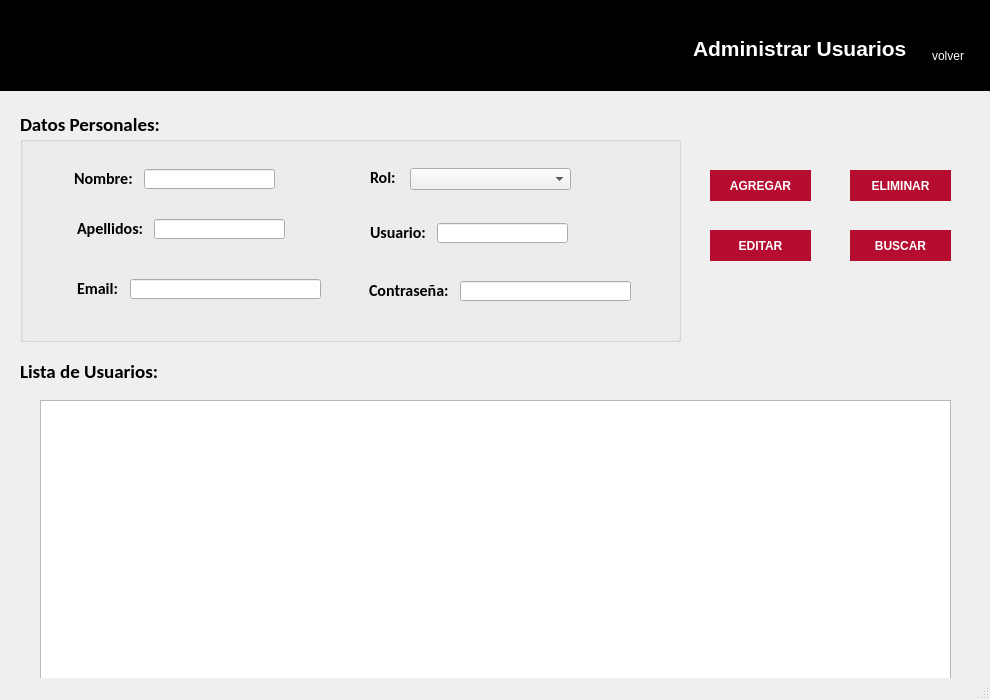
<?xml version="1.0" encoding="UTF-8"?>
<ui version="4.0">
 <class>MainWindow</class>
 <widget class="QMainWindow" name="MainWindow">
  <property name="geometry">
   <rect>
    <x>0</x>
    <y>0</y>
    <width>990</width>
    <height>700</height>
   </rect>
  </property>
  <property name="minimumSize">
   <size>
    <width>990</width>
    <height>700</height>
   </size>
  </property>
  <property name="maximumSize">
   <size>
    <width>990</width>
    <height>700</height>
   </size>
  </property>
  <property name="windowTitle">
   <string>Sistema Académico UTP - Administrar Usuarios</string>
  </property>
  <property name="windowIcon">
   <iconset>
    <normaloff>Img/icono.jpg</normaloff>Img/icono.jpg</iconset>
  </property>
  <widget class="QWidget" name="centralwidget">
   <widget class="QWidget" name="widget" native="true">
    <property name="geometry">
     <rect>
      <x>0</x>
      <y>0</y>
      <width>991</width>
      <height>91</height>
     </rect>
    </property>
    <property name="styleSheet">
     <string notr="true">background-color: rgb(0, 0, 0);</string>
    </property>
    <widget class="QLabel" name="logo_2">
     <property name="geometry">
      <rect>
       <x>20</x>
       <y>30</y>
       <width>111</width>
       <height>41</height>
      </rect>
     </property>
     <property name="text">
      <string/>
     </property>
     <property name="pixmap">
      <pixmap>../../Proyecto/Gestion_Alumnos/UI/img/icono.png</pixmap>
     </property>
     <property name="scaledContents">
      <bool>true</bool>
     </property>
    </widget>
    <widget class="QWidget" name="layoutWidget">
     <property name="geometry">
      <rect>
       <x>693</x>
       <y>20</y>
       <width>281</width>
       <height>57</height>
      </rect>
     </property>
     <layout class="QHBoxLayout" name="horizontalLayout">
      <property name="spacing">
       <number>15</number>
      </property>
      <item>
       <widget class="QLabel" name="label_10">
        <property name="text">
         <string>&lt;html&gt;&lt;head/&gt;&lt;body&gt;&lt;p&gt;&lt;span style=&quot; font-size:16pt; font-weight:600; color:#ffffff;&quot;&gt;Administrar Usuarios&lt;/span&gt;&lt;/p&gt;&lt;/body&gt;&lt;/html&gt;</string>
        </property>
       </widget>
      </item>
      <item>
       <layout class="QVBoxLayout" name="verticalLayout">
        <property name="spacing">
         <number>0</number>
        </property>
        <item>
         <widget class="QPushButton" name="btnVolver">
          <property name="cursor">
           <cursorShape>PointingHandCursor</cursorShape>
          </property>
          <property name="styleSheet">
           <string notr="true">background-color: none;
border:none</string>
          </property>
          <property name="icon">
           <iconset>
            <normaloff>../../Proyecto/Gestion_Alumnos/UI/img/cerrarSesion.png</normaloff>../../Proyecto/Gestion_Alumnos/UI/img/cerrarSesion.png</iconset>
          </property>
          <property name="iconSize">
           <size>
            <width>35</width>
            <height>35</height>
           </size>
          </property>
         </widget>
        </item>
        <item>
         <widget class="QLabel" name="txtSalir">
          <property name="cursor">
           <cursorShape>PointingHandCursor</cursorShape>
          </property>
          <property name="styleSheet">
           <string notr="true">color: rgb(255, 255, 255);</string>
          </property>
          <property name="text">
           <string>volver</string>
          </property>
          <property name="alignment">
           <set>Qt::AlignCenter</set>
          </property>
         </widget>
        </item>
       </layout>
      </item>
     </layout>
    </widget>
   </widget>
   <widget class="QGroupBox" name="groupBox">
    <property name="geometry">
     <rect>
      <x>20</x>
      <y>111</y>
      <width>661</width>
      <height>231</height>
     </rect>
    </property>
    <property name="font">
     <font>
      <family>Calibri</family>
      <pointsize>14</pointsize>
      <weight>75</weight>
      <bold>true</bold>
     </font>
    </property>
    <property name="title">
     <string>Datos Personales:</string>
    </property>
    <widget class="QLabel" name="label">
     <property name="geometry">
      <rect>
       <x>350</x>
       <y>112</y>
       <width>60</width>
       <height>19</height>
      </rect>
     </property>
     <property name="font">
      <font>
       <pointsize>12</pointsize>
      </font>
     </property>
     <property name="text">
      <string>Usuario:</string>
     </property>
    </widget>
    <widget class="QLabel" name="label_3">
     <property name="geometry">
      <rect>
       <x>350</x>
       <y>57</y>
       <width>26</width>
       <height>19</height>
      </rect>
     </property>
     <property name="font">
      <font>
       <pointsize>12</pointsize>
      </font>
     </property>
     <property name="text">
      <string>Rol:</string>
     </property>
    </widget>
    <widget class="QLabel" name="label_4">
     <property name="geometry">
      <rect>
       <x>57</x>
       <y>168</y>
       <width>41</width>
       <height>19</height>
      </rect>
     </property>
     <property name="font">
      <font>
       <pointsize>12</pointsize>
      </font>
     </property>
     <property name="text">
      <string>Email:</string>
     </property>
    </widget>
    <widget class="QLineEdit" name="txtUsuario">
     <property name="geometry">
      <rect>
       <x>417</x>
       <y>112</y>
       <width>131</width>
       <height>20</height>
      </rect>
     </property>
     <property name="font">
      <font>
       <pointsize>12</pointsize>
       <weight>50</weight>
       <bold>false</bold>
      </font>
     </property>
     <property name="text">
      <string/>
     </property>
    </widget>
    <widget class="QLineEdit" name="txtEmail">
     <property name="geometry">
      <rect>
       <x>110</x>
       <y>168</y>
       <width>191</width>
       <height>20</height>
      </rect>
     </property>
     <property name="font">
      <font>
       <pointsize>12</pointsize>
       <weight>50</weight>
       <bold>false</bold>
      </font>
     </property>
     <property name="text">
      <string/>
     </property>
    </widget>
    <widget class="QComboBox" name="cmbRol">
     <property name="geometry">
      <rect>
       <x>390</x>
       <y>57</y>
       <width>161</width>
       <height>22</height>
      </rect>
     </property>
     <property name="font">
      <font>
       <pointsize>12</pointsize>
       <weight>50</weight>
       <bold>false</bold>
      </font>
     </property>
    </widget>
    <widget class="QLabel" name="label_17">
     <property name="geometry">
      <rect>
       <x>349</x>
       <y>170</y>
       <width>81</width>
       <height>19</height>
      </rect>
     </property>
     <property name="font">
      <font>
       <pointsize>12</pointsize>
      </font>
     </property>
     <property name="text">
      <string>Contraseña:</string>
     </property>
    </widget>
    <widget class="QLineEdit" name="txtPassword">
     <property name="geometry">
      <rect>
       <x>440</x>
       <y>170</y>
       <width>171</width>
       <height>20</height>
      </rect>
     </property>
     <property name="font">
      <font>
       <pointsize>12</pointsize>
       <weight>50</weight>
       <bold>false</bold>
      </font>
     </property>
     <property name="text">
      <string/>
     </property>
     <property name="echoMode">
      <enum>QLineEdit::Password</enum>
     </property>
    </widget>
    <widget class="QLabel" name="label_12">
     <property name="geometry">
      <rect>
       <x>54</x>
       <y>58</y>
       <width>60</width>
       <height>19</height>
      </rect>
     </property>
     <property name="font">
      <font>
       <pointsize>12</pointsize>
      </font>
     </property>
     <property name="text">
      <string>Nombre:</string>
     </property>
    </widget>
    <widget class="QLineEdit" name="txtNombre">
     <property name="geometry">
      <rect>
       <x>124</x>
       <y>58</y>
       <width>131</width>
       <height>20</height>
      </rect>
     </property>
     <property name="font">
      <font>
       <pointsize>12</pointsize>
       <weight>50</weight>
       <bold>false</bold>
      </font>
     </property>
     <property name="text">
      <string/>
     </property>
    </widget>
    <widget class="QLabel" name="label_13">
     <property name="geometry">
      <rect>
       <x>57</x>
       <y>108</y>
       <width>67</width>
       <height>19</height>
      </rect>
     </property>
     <property name="font">
      <font>
       <pointsize>12</pointsize>
      </font>
     </property>
     <property name="text">
      <string>Apellidos:</string>
     </property>
    </widget>
    <widget class="QLineEdit" name="txtApellido">
     <property name="geometry">
      <rect>
       <x>134</x>
       <y>108</y>
       <width>131</width>
       <height>20</height>
      </rect>
     </property>
     <property name="font">
      <font>
       <pointsize>12</pointsize>
       <weight>50</weight>
       <bold>false</bold>
      </font>
     </property>
     <property name="text">
      <string/>
     </property>
    </widget>
   </widget>
   <widget class="QPushButton" name="btnEditar">
    <property name="geometry">
     <rect>
      <x>710</x>
      <y>230</y>
      <width>101</width>
      <height>31</height>
     </rect>
    </property>
    <property name="font">
     <font>
      <weight>75</weight>
      <bold>true</bold>
     </font>
    </property>
    <property name="cursor">
     <cursorShape>PointingHandCursor</cursorShape>
    </property>
    <property name="styleSheet">
     <string notr="true">QPushButton{
	color: rgb(255, 255, 255);
	border: none;
	background-color: rgb(181, 12, 47);
}

QPushButton:hover{
	background-color: rgb(218, 13, 58);
}</string>
    </property>
    <property name="text">
     <string>EDITAR</string>
    </property>
   </widget>
   <widget class="QPushButton" name="btnBuscar">
    <property name="geometry">
     <rect>
      <x>850</x>
      <y>230</y>
      <width>101</width>
      <height>31</height>
     </rect>
    </property>
    <property name="font">
     <font>
      <weight>75</weight>
      <bold>true</bold>
     </font>
    </property>
    <property name="cursor">
     <cursorShape>PointingHandCursor</cursorShape>
    </property>
    <property name="styleSheet">
     <string notr="true">QPushButton{
	color: rgb(255, 255, 255);
	border: none;
	background-color: rgb(181, 12, 47);
}

QPushButton:hover{
	background-color: rgb(218, 13, 58);
}</string>
    </property>
    <property name="text">
     <string>BUSCAR</string>
    </property>
   </widget>
   <widget class="QPushButton" name="btnAgregar">
    <property name="geometry">
     <rect>
      <x>710</x>
      <y>170</y>
      <width>101</width>
      <height>31</height>
     </rect>
    </property>
    <property name="font">
     <font>
      <weight>75</weight>
      <bold>true</bold>
     </font>
    </property>
    <property name="cursor">
     <cursorShape>PointingHandCursor</cursorShape>
    </property>
    <property name="styleSheet">
     <string notr="true">QPushButton{
	color: rgb(255, 255, 255);
	border: none;
	background-color: rgb(181, 12, 47);
}

QPushButton:hover{
	background-color: rgb(218, 13, 58);
}</string>
    </property>
    <property name="text">
     <string>AGREGAR</string>
    </property>
   </widget>
   <widget class="QPushButton" name="btnEliminar">
    <property name="geometry">
     <rect>
      <x>850</x>
      <y>170</y>
      <width>101</width>
      <height>31</height>
     </rect>
    </property>
    <property name="font">
     <font>
      <weight>75</weight>
      <bold>true</bold>
     </font>
    </property>
    <property name="cursor">
     <cursorShape>PointingHandCursor</cursorShape>
    </property>
    <property name="styleSheet">
     <string notr="true">QPushButton{
	color: rgb(255, 255, 255);
	border: none;
	background-color: rgb(181, 12, 47);
}

QPushButton:hover{
	background-color: rgb(218, 13, 58);
}</string>
    </property>
    <property name="text">
     <string>ELIMINAR</string>
    </property>
   </widget>
   <widget class="QLabel" name="label_19">
    <property name="geometry">
     <rect>
      <x>20</x>
      <y>360</y>
      <width>139</width>
      <height>23</height>
     </rect>
    </property>
    <property name="font">
     <font>
      <family>Calibri</family>
      <pointsize>14</pointsize>
      <weight>75</weight>
      <bold>true</bold>
     </font>
    </property>
    <property name="text">
     <string>Lista de Usuarios:</string>
    </property>
   </widget>
   <widget class="QTableWidget" name="tblUsuarios">
    <property name="geometry">
     <rect>
      <x>40</x>
      <y>400</y>
      <width>911</width>
      <height>281</height>
     </rect>
    </property>
   </widget>
  </widget>
  <widget class="QStatusBar" name="statusbar"/>
 </widget>
 <resources/>
 <connections/>
</ui>
